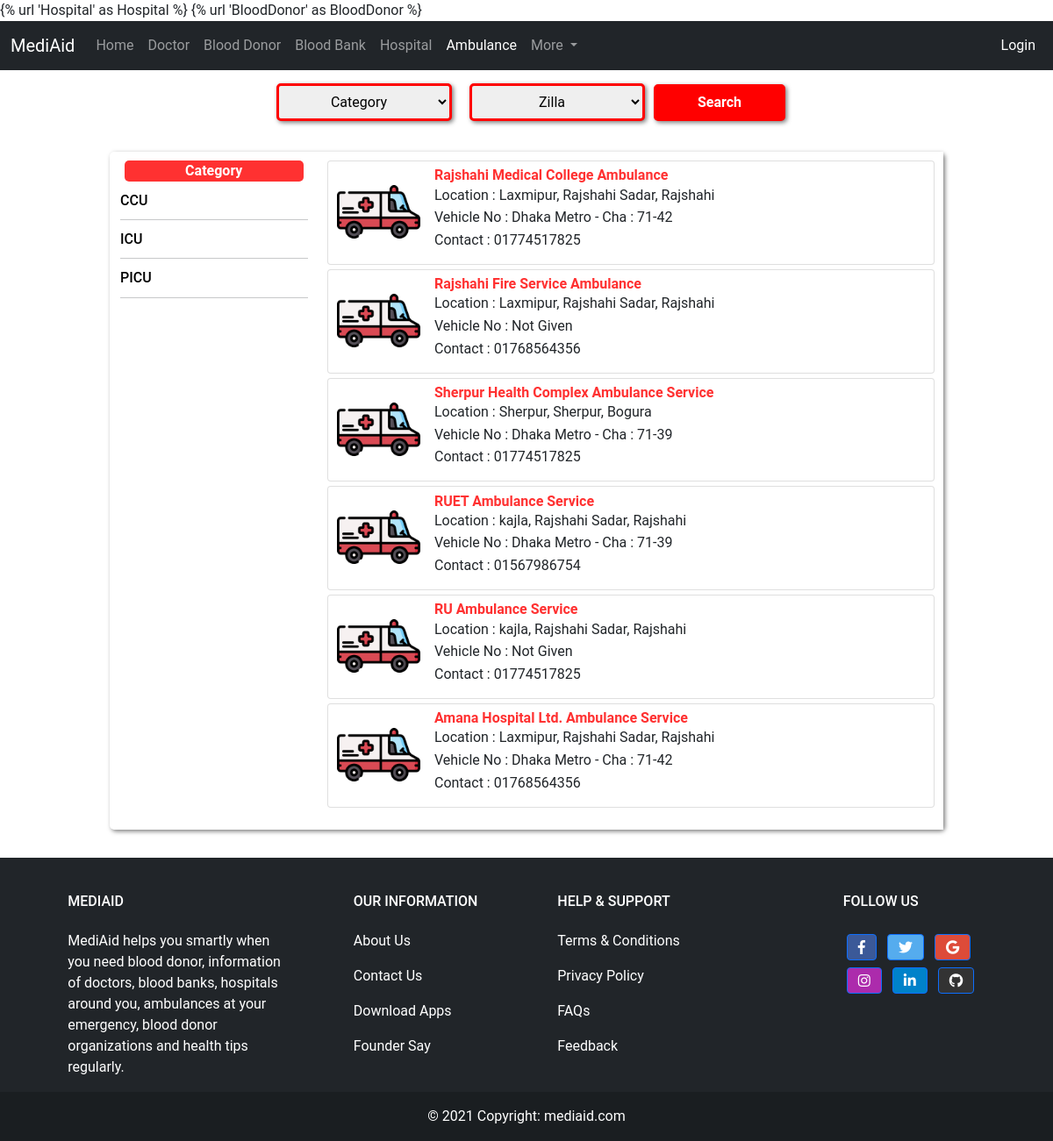
/ambulance/, run on the app's committed database.
### medi/models.py (models this page shows, shortened)
class AmbulanceType(models.Model):
    id = models.AutoField
    name = models.CharField(default='', max_length=30)
    def __str__(self):
        return self.name

class Ambulance(models.Model):
    id = models.AutoField
    name = models.CharField(default='', max_length=100)
    address = models.CharField(default='', max_length=100)
    type = models.ForeignKey(AmbulanceType, null=True, blank=True, on_delete=models.CASCADE)
    vehicle_no = models.CharField(default='', max_length=25)
    upazila = models.CharField(default='', max_length=25)
    zilla = models.ForeignKey(Zilla, null=True, blank=True, on_delete=models.CASCADE)
    contact = models.CharField(default='', max_length=20)

### medi/views.py (the view)
# urls.py: path('ambulance/', views.ambulance, name= 'Ambulance'),
def ambulance(request):
    type = AmbulanceType.objects.all().order_by('name')
    gr = request.GET.get('group', None)
    if gr:
        ambulance = Ambulance.objects.filter(type = gr)
    else:
        ambulance = Ambulance.objects.all()
    ambulance_filter = ambulanceFilter(request.GET, queryset=ambulance)
    context = {
        'ambulance' : ambulance_filter,
        'type':type,
    }
    return render(request, 'medi/ambulance.html', context)

### medi/models.py (called while the page is built)
    def __str__(self):
        return self.name

### medi/templates/medi/ambulance.html (shortened to what this page needs)
{% extends 'medi/basic.html'%}
{% block body %}
{% load static %}
<div class="container">
  <form method="get" class="myform">
    {{ambulance.form.as_p}}
    <input type="submit" value="Search" style="padding: 6px;">
  </form>
  <div class="row list-row">
    <div class="col"></div>
    <div class="col-10 list-col">
      <div class="row">
        <div class="col-3 city-col">
          <div class="bg_titile">
            <p><b>Category</b></p>
          </div>
          {% for i in type %}
          <div class="bg">
            <a href="{% url 'Ambulance' %}?group={{i.id}}" id="ambulance_type_id"><h6 class="bg_name">{{i.name}}</h6></a>
            <hr>
          </div>
            {% endfor %}
        </div>
        <div class="col-9 donor-col">
          {% for i in ambulance.qs %}
          <div class="card">
            <div class="row g-0">
              <div class="col-md-2">
                <img src="{%static 'medi/ambulance.png' %}" class="img-fluid img rounded-start" alt="Image">
              </div>
              <div class="col-md-10">
                <div class="card-body">
                  <h6 class="card-name" style="color: #ff3131;"><b>{{ i.name }}</b></h6>
                  <p class="card-bg" >Location : {{ i.address}}</p>
                  <p class="card-ldd">Vehicle No :  {{i.vehicle_no}}</p>
                  <p class="card-contact">Contact : {{i.contact}}</p>
                </div>
              </div>
            </div>
          </div>
          {% endfor %}
        </div>
      </div>
    </div>
    <div class="col"></div>
  </div>
</div>
{%endblock%}

### medi/templates/medi/ambulance.html (style rules this page uses)
.bg_titile { background-color: #ff3131; color: white; margin: 10px 5px; border-radius: 5px; align-self: center; text-align: center; }
.bg_name { line-height: 0.7; margin-bottom: 5px; }
.row.list-row { margin-top: 20px; }
.list-col { background-color: #ffffff; box-shadow: 2px 2px 5px rgba(0, 0, 0, 0.5); border-radius: 5px; }
.col-9.donor-col { padding: 5px; background-color: #ffffff; }
.card { max-width: 100%; line-height: 0.6rem; margin: 5px; }
.img { padding: 10px; }
.card-body { padding: 0.4rem; }
select { padding: 8px; width: 200px; cursor: pointer; }
.myform { display: flex; justify-content: center; align-items: center; }
.myform > p { margin: 15px 10px; }
.myform select, .myform input { border: 3px solid red; box-shadow: 2px 2px 5px rgba(0, 0, 0, 0.5); border-radius: 5px; text-align: center; }
.myform input { width: 150px; background-color: red; color: white; font-weight: bold; }
#ambulance_type_id { color: black; }

### medi/templates/medi/basic.html (style rules this page uses)
a:link { text-decoration: none; }
body { font-family: "Roboto", sans-serif; }

### data on the page
AmbulanceType: name "CCU"
AmbulanceType: name "ICU"
AmbulanceType: name "PICU"
Ambulance: name "Rajshahi Medical College Ambulance", address "Laxmipur, Rajshahi Sadar, Rajshahi", vehicle_no "Dhaka Metro - Cha : 71-42", contact "01774517825"
Ambulance: name "Rajshahi Fire Service Ambulance", address "Laxmipur, Rajshahi Sadar, Rajshahi", vehicle_no "Not Given", contact "01768564356"
Ambulance: name "Sherpur Health Complex Ambulance Service", address "Sherpur, Sherpur, Bogura", vehicle_no "Dhaka Metro - Cha : 71-39", contact "01774517825"
Ambulance: name "RUET Ambulance Service", address "kajla, Rajshahi Sadar, Rajshahi", vehicle_no "Dhaka Metro - Cha : 71-39", contact "01567986754"
Ambulance: name "RU Ambulance Service", address "kajla, Rajshahi Sadar, Rajshahi", vehicle_no "Not Given", contact "01774517825"
Ambulance: name "Amana Hospital Ltd. Ambulance Service", address "Laxmipur, Rajshahi Sadar, Rajshahi", vehicle_no "Dhaka Metro - Cha : 71-42", contact "01768564356"
